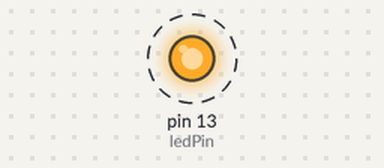
Simulated run of this sketch. Board: Arduino Uno, built with avr-gcc and run on an emulated ATmega328P. On the bench: output pins drawn as LEDs (lit = HIGH). Dashed ring = blinking.

Above: at 0.7 s.
Timing chart, 0 to 4.6 s (numbered marks = the images above):
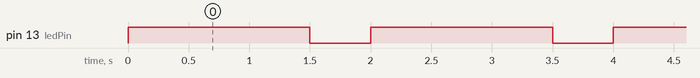

Measured:
- by itself, pin 13 (ledPin): alternates HIGH for 1.5 s and LOW for 0.50 s

The sketch:

LED_Blink.ino
```cpp
// Project 01: Basic LED Blink
const int ledPin = 13;

void setup() {
  pinMode(ledPin, OUTPUT);
}

void loop() {
  digitalWrite(ledPin, HIGH);
  delay(1500);
  digitalWrite(ledPin, LOW);
  delay(500);
}
```
